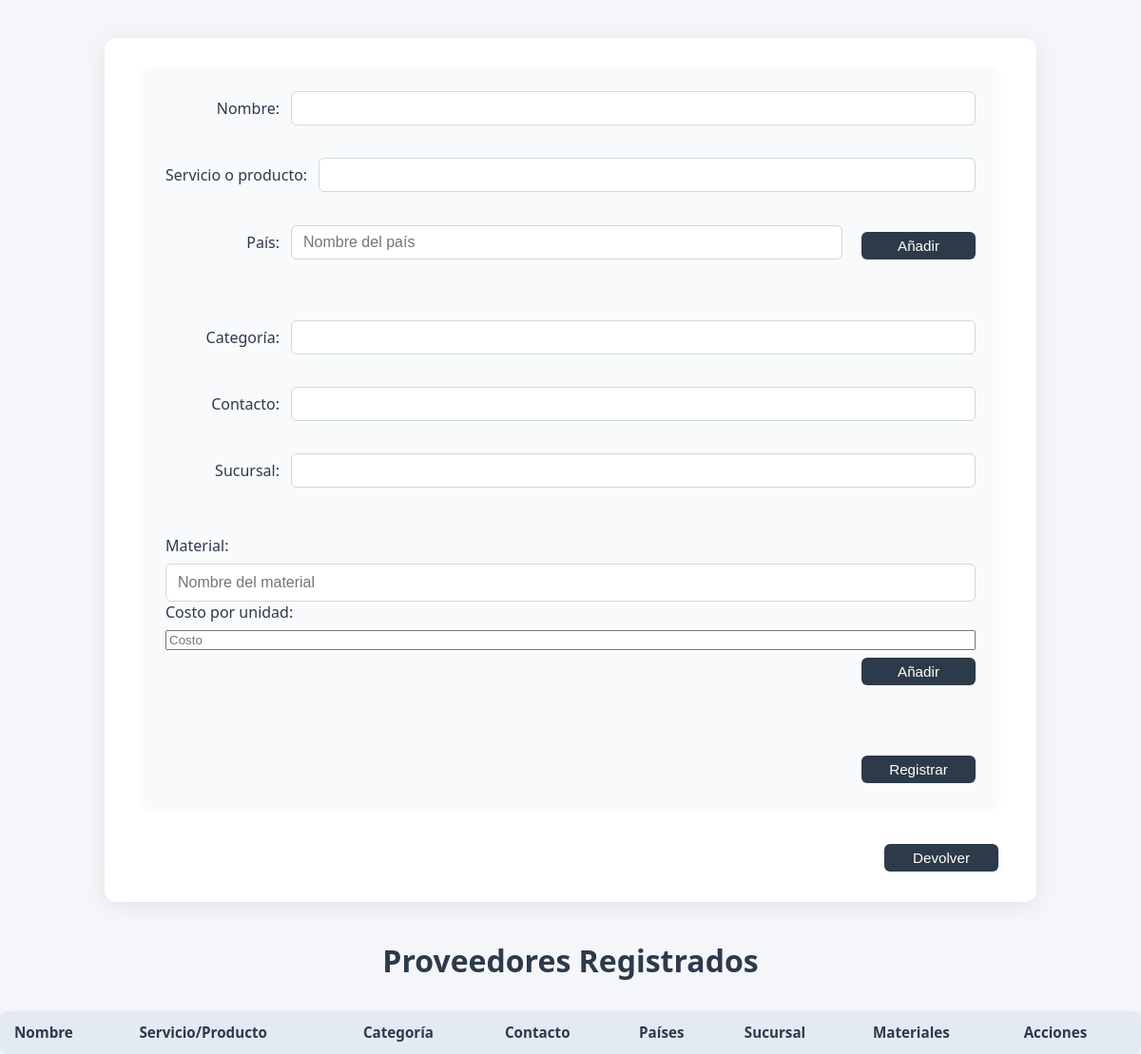
/proveedores/, run on an earlier commit of the app's database.
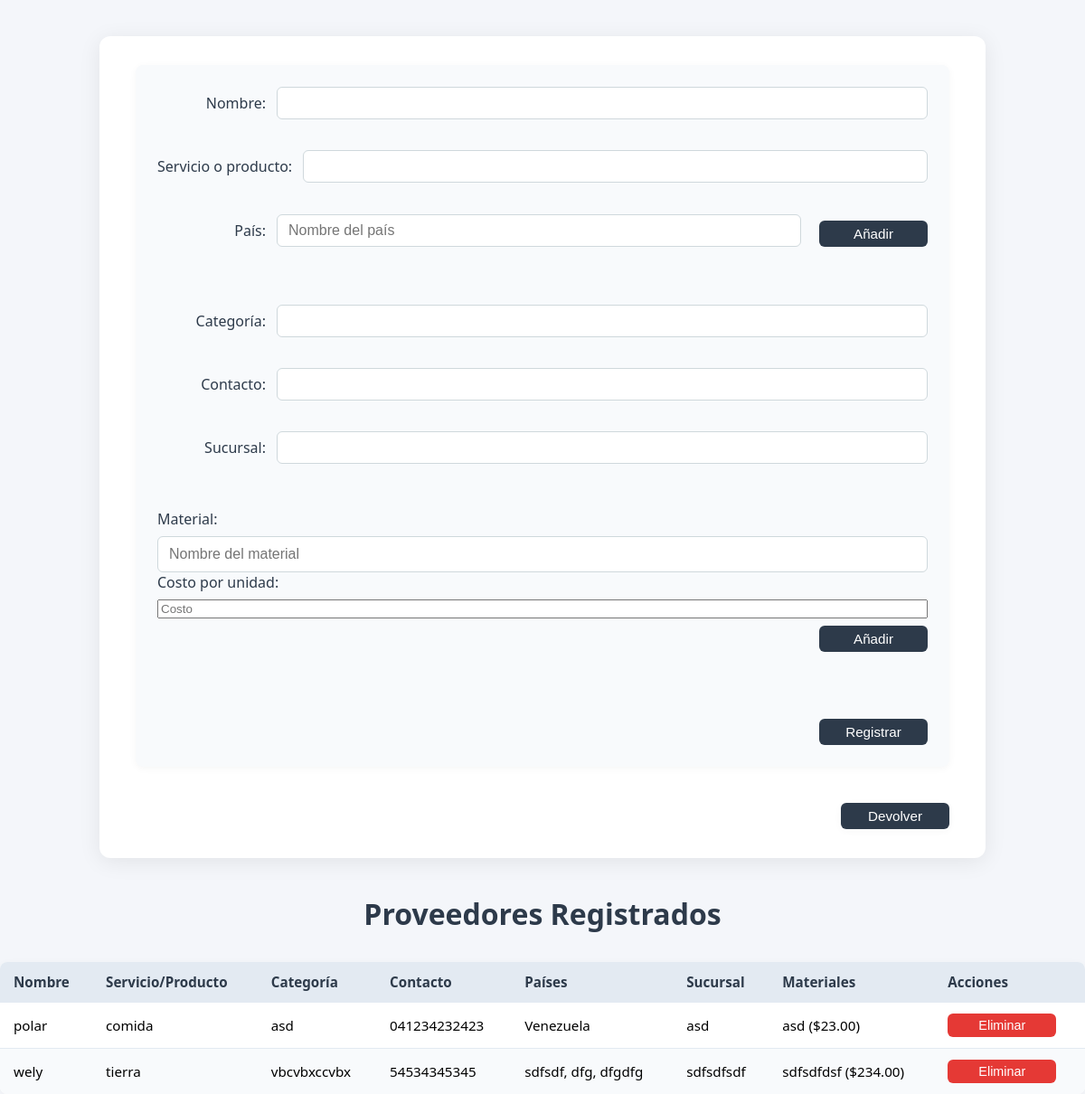
And on a later commit of the database.
### compras/models.py (models this page shows, shortened)
class Proveedores(models.Model):
    name = models.CharField(max_length=100)
    service_or_product = models.CharField(max_length=100)
    categorie = models.CharField(max_length=100)
    contact = models.CharField(max_length=100)
    countries = models.ManyToManyField(Paises)
    sucursal = models.CharField(max_length=100)
    materiales = models.ManyToManyField(Material, through='ProveedorMaterial')

class Paises(models.Model):
    nombre = models.CharField(max_length=100)

class ProveedorMaterial(models.Model):
    proveedor = models.ForeignKey('Proveedores', on_delete=models.CASCADE)
    material = models.ForeignKey(Material, on_delete=models.CASCADE)
    costo_unidad = models.DecimalField(max_digits=10, decimal_places=2)
    class Meta:
        unique_together = ('proveedor', 'material')

class Material(models.Model):
    nombre = models.CharField(max_length=100)

### compras/views.py (the view)
# urls.py: path('proveedores/', proveedores_view, name='proveedores'),
@csrf_protect
def proveedores_view(request):
    import json
    from .models import ProveedorMaterial, Material, Paises
    if request.method == 'POST':
        form = ProveedorForm(request.POST)
        materiales_json = request.POST.get('materiales_json', '[]')
        materiales_data = json.loads(materiales_json)  # lista de {nombre, costo}
        paises_json = request.POST.get('paises_json', '[]')
        paises_nombres = json.loads(paises_json)
        if form.is_valid():
            proveedor = form.save(commit=False)
            proveedor.save()
            proveedor.materiales.clear()
            for mat in materiales_data:
                nombre = mat.get('nombre')
                costo = mat.get('costo')
                if nombre and costo is not None:
                    material_obj, _ = Material.objects.get_or_create(nombre=nombre)
                    ProveedorMaterial.objects.create(
                        proveedor=proveedor,
                        material=material_obj,
                        costo_unidad=costo
                    )
            paises_objs = [Paises.objects.get_or_create(nombre=nombre)[0] for nombre in paises_nombres]
            proveedor.countries.set(paises_objs)
            return redirect('proveedores')
    else:
        form = ProveedorForm()
    proveedores = Proveedores.objects.all()
    return render(request, 'proveedores.html', {'form': form, 'proveedores': proveedores})

### compras/forms.py
class ProveedorForm(forms.ModelForm):
    class Meta:
        model = Proveedores
        fields = ['name', 'service_or_product', 'categorie', 'contact', 'sucursal']

### compras/templates/proveedores.html (shortened to what this page needs)
{% load static %}
<!DOCTYPE html>
<html lang="es">
<head>
    <link rel="stylesheet" href="{% static 'styles/styles_compras.css' %}">
    <link rel="stylesheet" href="{% static 'styles/proveedores.css' %}">
    <div class="container-proveedores">
        <form method="post" id="proveedor-form">
            <div class="form-row">
                <label for="id_name">Nombre:</label>
                {{ form.name }}
            </div>
            <div class="form-row">
                <label for="id_service_or_product">Servicio o producto:</label>
                {{ form.service_or_product }}
            </div>
            <div class="form-row">
                <label for="pais-input">País:</label>
                <input type="text" id="pais-input" placeholder="Nombre del país">
                <button type="button" onclick="addPais()">Añadir</button>
            </div>
            <div class="form-row">
                <label for="id_categorie">Categoría:</label>
                {{ form.categorie }}
            </div>
            <div class="form-row">
                <label for="id_contact">Contacto:</label>
                {{ form.contact }}
            </div>
            <div class="form-row">
                <label for="id_sucursal">Sucursal:</label>
                {{ form.sucursal }}
            </div>
            <p>
                <label for="material-input">Material:</label>
                <input type="text" id="material-input" placeholder="Nombre del material">
                <label for="costo-material-input">Costo por unidad:</label>
                <input type="number" id="costo-material-input" placeholder="Costo" min="0" step="0.01">
                <button type="button" onclick="addMaterial()">Añadir</button>
            </p>
            <button type="submit">Registrar</button>
        </form>
        <div style="display: flex; justify-content: flex-end; margin-bottom: 0;">
            <button type="button" onclick="window.location.href='{% url 'dashboard' %}'" class="btn-devolver">Devolver</button>
        </div>
    </div>
    <h2>Proveedores Registrados</h2>
    <table>
        <thead>
            <tr>
                <th>Nombre</th>
                <th>Servicio/Producto</th>
                <th>Categoría</th>
                <th>Contacto</th>
                <th>Países</th>
                <th>Sucursal</th>
                <th>Materiales</th>
                <th>Acciones</th>
            </tr>
        </thead>
    <tbody id="proveedores-table-body">
            {% for proveedor in proveedores %}
            <tr>
                <td>{{ proveedor.name }}</td>
                <td>{{ proveedor.service_or_product }}</td>
                <td>{{ proveedor.categorie }}</td>
                <td>{{ proveedor.contact }}</td>
                <td>
                    {% with paises=proveedor.countries.all %}
                        {% if paises|length > 0 %}
                            {% for pais in paises %}
                                {{ pais.nombre|default:'---' }}{% if not forloop.last %}, {% endif %}
                            {% endfor %}
                        {% else %}
                            ---
                        {% endif %}
                    {% endwith %}
                </td>
                <td>{{ proveedor.sucursal }}</td>
                <td>
                    {% for pm in proveedor.proveedormaterial_set.all %}
                        {{ pm.material.nombre }} (${{ pm.costo_unidad }}){% if not forloop.last %}, {% endif %}
                    {% endfor %}
                </td>
                <td>
                    <form method="post" action="{% url 'eliminar_proveedor' %}" style="display:inline;">
                        <button type="submit">Eliminar</button>
                    </form>
                </td>
            </tr>
            {% endfor %}
        </tbody>
    </table>
</body>
</html>

What changed in the data, as far as the page shows it:
added Proveedores: name "polar", service_or_product "comida", categorie "asd", contact "041234232423", sucursal "asd"
now on this page (row edited): Paises: nombre "Venezuela", shown under "polar"
added ProveedorMaterial: material.nombre "asd", costo_unidad "23.00", shown under "polar"
added Proveedores: name "wely", service_or_product "tierra", categorie "vbcvbxccvbx", contact "54534345345", sucursal "sdfsdfsdf"
now on this page (row edited): Paises: nombre "sdfsdf", shown under "wely"
now on this page (row edited): Paises: nombre "dfg", shown under "wely"
now on this page (row edited): Paises: nombre "dfgdfg", shown under "wely"
added ProveedorMaterial: material.nombre "sdfsdfdsf", costo_unidad "234.00", shown under "wely"
